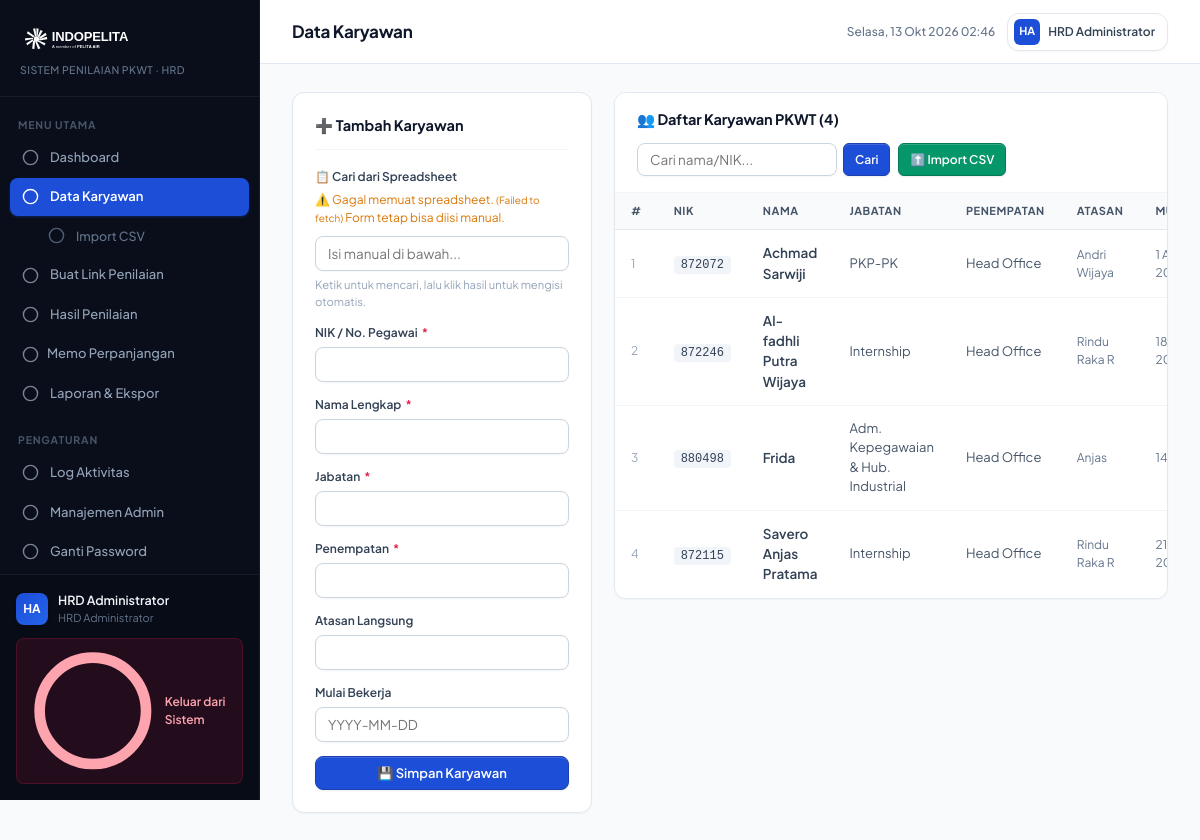
/admin/karyawan.php (signed in), run on the app's committed database.
### tables this page shows
CREATE TABLE `karyawan` (
  `id` int(11) NOT NULL AUTO_INCREMENT,
  `nik` varchar(20) NOT NULL,
  `nama` varchar(100) NOT NULL,
  `jabatan` varchar(100) NOT NULL,
  `penempatan` varchar(100) DEFAULT NULL,
  `atasan_langsung` varchar(100) DEFAULT NULL,
  `mulai_bekerja` date DEFAULT NULL,
  `is_active` tinyint(1) DEFAULT 1,
  `created_at` timestamp NOT NULL DEFAULT current_timestamp(),
  PRIMARY KEY (`id`),
  UNIQUE KEY `nik` (`nik`)
);

### config.php (called while the page is built, shortened)
<?php
function e(string $s): string {
    return htmlspecialchars($s, ENT_QUOTES, 'UTF-8');
}
function formatTanggal(string $date): string {
    $bulan = ['','Januari','Februari','Maret','April','Mei','Juni',
              'Juli','Agustus','September','Oktober','November','Desember'];
    $d = explode('-', $date);
    return intval($d[2]) . ' ' . $bulan[intval($d[1])] . ' ' . $d[0];
}

### admin/karyawan.php (the view, shortened to what this page needs)
<?php
require_once __DIR__ . '/../config.php';
$db = db();
$search=trim($_GET['q']??''); $limit=15; $page=max(1,intval($_GET['page']??1)); $offset=($page-1)*$limit;
if($search){
    $like="%$search%";
    $cntStmt=$db->prepare("SELECT COUNT(*) c FROM karyawan k WHERE (k.nik LIKE ? OR k.nama LIKE ? OR k.jabatan LIKE ? OR k.penempatan LIKE ?)");
    $cntStmt->bind_param('ssss',$like,$like,$like,$like); $cntStmt->execute();
    $total=$cntStmt->get_result()->fetch_assoc()['c']; $cntStmt->close();
    $stmt=$db->prepare("SELECT k.*,(SELECT COUNT(*) FROM penilaian p WHERE p.karyawan_id=k.id) AS jml_penilaian FROM karyawan k WHERE (k.nik LIKE ? OR k.nama LIKE ? OR k.jabatan LIKE ? OR k.penempatan LIKE ?) ORDER BY k.nama LIMIT ? OFFSET ?");
    $stmt->bind_param('ssssii',$like,$like,$like,$like,$limit,$offset);
} else {
    $total=$db->query("SELECT COUNT(*) c FROM karyawan")->fetch_assoc()['c'];
    $stmt=$db->prepare("SELECT k.*,(SELECT COUNT(*) FROM penilaian p WHERE p.karyawan_id=k.id) AS jml_penilaian FROM karyawan k ORDER BY k.nama LIMIT ? OFFSET ?");
    $stmt->bind_param('ii',$limit,$offset);
}
$stmt->execute(); $karyawan=$stmt->get_result(); $stmt->close();
$pageTitle='Data Karyawan'; $activePage='karyawan';
require_once __DIR__ . '/../includes/admin_header.php';
?>
<div style="display:flex;gap:22px;align-items:flex-start;">
  <div class="form-card" style="width:300px;flex-shrink:0;">
    <div class="form-card-header">➕ Tambah Karyawan</div>
    <form method="POST">
      <div class="form-grid" style="gap:14px;">
        <div class="form-group" style="position:relative;">
          <label class="form-label">📋 Cari dari Spreadsheet</label>
          <div id="sheetLoadingInfo" style="font-size:12px;color:var(--gray-400);margin-bottom:4px;">⏳ Memuat data...</div>
          <input type="text" id="sheetSearch" class="form-control" placeholder="Ketik NIK atau nama..." autocomplete="off" disabled>
          <small style="color:var(--gray-400);">Ketik untuk mencari, lalu klik hasil untuk mengisi otomatis.</small>
        </div>
        <div class="form-group">
          <label class="form-label">NIK / No. Pegawai <span class="req">*</span></label>
          <input type="text" id="f_nik" name="nik" class="form-control" required>
        </div>
        <div class="form-group">
          <label class="form-label">Nama Lengkap <span class="req">*</span></label>
          <input type="text" id="f_nama" name="nama" class="form-control" required>
        </div>
        <div class="form-group">
          <label class="form-label">Jabatan <span class="req">*</span></label>
          <input type="text" id="f_jabatan" name="jabatan" class="form-control" required>
        </div>
        <div class="form-group">
          <label class="form-label">Penempatan <span class="req">*</span></label>
          <input type="text" id="f_penempatan" name="penempatan" class="form-control" required>
        </div>
        <div class="form-group">
          <label class="form-label">Atasan Langsung</label>
          <input type="text" id="f_atasan" name="atasan" class="form-control">
        </div>
        <div class="form-group">
          <label class="form-label">Mulai Bekerja</label>
          <input type="text" id="f_mulai" name="mulai_bekerja" class="form-control" placeholder="YYYY-MM-DD">
        </div>
        <button type="submit" class="btn btn-primary btn-block">💾 Simpan Karyawan</button>
      </div>
    </form>
  </div>
  <div style="flex:1;min-width:0;">
    <div class="card">
      <div class="card-header">
        <div class="card-title">👥 Daftar Karyawan PKWT (<?= $total ?>)</div>
        <div style="display:flex;gap:8px;flex-wrap:wrap;">
          <form method="GET" style="display:flex;gap:6px;">
            <input type="text" name="q" value="<?= e($search) ?>" placeholder="Cari nama/NIK..." class="form-control" style="width:200px;padding:7px 12px;">
            <button type="submit" class="btn btn-primary btn-sm">Cari</button>
          </form>
          <a href="import_karyawan.php" class="btn btn-success btn-sm">⬆️ Import CSV</a>
        </div>
      </div>
      <div class="tbl-wrap">
        <table class="tbl">
          <thead>
            <tr><th>#</th><th>NIK</th><th>Nama</th><th>Jabatan</th><th>Penempatan</th><th>Atasan</th><th>Mulai Kerja</th><th>Penilaian</th><th>Status</th><th>Aksi</th></tr>
          </thead>
          <tbody>
            <?php $no=$offset+1; while($r=$karyawan->fetch_assoc()): ?>
            <tr>
              <td style="color:var(--gray-400);font-size:12px"><?= $no++ ?></td>
              <td><code style="background:var(--gray-100);padding:2px 7px;border-radius:4px;font-size:12px"><?= e($r['nik']) ?></code></td>
              <td><div style="font-weight:600"><?= e($r['nama']) ?></div></td>
              <td style="color:var(--gray-600);font-size:13px"><?= e($r['jabatan']) ?></td>
              <td style="color:var(--gray-600);font-size:13px"><?= e($r['penempatan']??'-') ?></td>
              <td style="color:var(--gray-500);font-size:12px"><?= e($r['atasan_langsung']??'-') ?></td>
              <td style="font-size:12px;color:var(--gray-500)"><?= $r['mulai_bekerja']?formatTanggal($r['mulai_bekerja']):'-' ?></td>
            </tr>
            <?php endwhile; ?>
          </tbody>
        </table>
      </div>
    </div>
  </div>
</div>
<?php require_once __DIR__ . '/../includes/admin_footer.php'; ?>

### includes/admin_header.php (shortened to what this page needs)
<?php
$pageTitle  = $pageTitle  ?? 'Admin';
$activePage = $activePage ?? '';
$pageSubtitle = $pageSubtitle ?? '';
function icon(string $name, string $class = ''): string {
    $icons = [
        'dashboard' => '<path d="M3 9l9-7 9 7v11a2 2 0 01-2 2H5a2 2 0 01-2-2z"/><polyline points="9 22 9 12 15 12 15 22"/>',
        'users'     => '<path d="M17 21v-2a4 4 0 00-4-4H5a4 4 0 00-4 4v2"/><circle cx="9" cy="7" r="4"/><path d="M23 21v-2a4 4 0 00-3-3.87"/><path d="M16 3.13a4 4 0 010 7.75"/>',
        'upload'    => '<polyline points="16 16 12 12 8 16"/><line x1="12" y1="12" x2="12" y2="21"/><path d="M20.39 18.39A5 5 0 0018 9h-1.26A8 8 0 103 16.3"/>',
        'link'      => '<path d="M10 13a5 5 0 007.54.54l3-3a5 5 0 00-7.07-7.07l-1.72 1.71"/><path d="M14 11a5 5 0 00-7.54-.54l-3 3a5 5 0 007.07 7.07l1.71-1.71"/>',
        'clipboard' => '<path d="M16 4h2a2 2 0 012 2v14a2 2 0 01-2 2H6a2 2 0 01-2-2V6a2 2 0 012-2h2"/><rect x="8" y="2" width="8" height="4" rx="1" ry="1"/>',
        'file-text' => '<path d="M14 2H6a2 2 0 00-2 2v16a2 2 0 002 2h12a2 2 0 002-2V8z"/><polyline points="14 2 14 8 20 8"/><line x1="16" y1="13" x2="8" y2="13"/><line x1="16" y1="17" x2="8" y2="17"/><polyline points="10 9 9 9 8 9"/>',
        'bar-chart' => '<line x1="18" y1="20" x2="18" y2="10"/><line x1="12" y1="20" x2="12" y2="4"/><line x1="6" y1="20" x2="6" y2="14"/>',
        'search'    => '<circle cx="11" cy="11" r="8"/><line x1="21" y1="21" x2="16.65" y2="16.65"/>',
        'user-cog'  => '<path d="M20 21v-2a4 4 0 00-4-4H8a4 4 0 00-4 4v2"/><circle cx="12" cy="7" r="4"/><circle cx="20" cy="6" r="2"/><path d="M22 6h-4"/>',
        'key'       => '<path d="M21 2l-2 2m-7.61 7.61a5.5 5.5 0 11-7.778 7.778 5.5 5.5 0 017.777-7.777zm0 0L15.5 7.5m0 0l3 3L22 7l-3-3m-3.5 3.5L19 4"/>',
        'activity'  => '<polyline points="22 12 18 12 15 21 9 3 6 12 2 12"/>',
        'logout'    => '<path d="M9 21H5a2 2 0 01-2-2V5a2 2 0 012-2h4"/><polyline points="16 17 21 12 16 7"/><line x1="21" y1="12" x2="9" y2="12"/>',
        'chevron'   => '<polyline points="9 18 15 12 9 6"/>',
        'bell'      => '<path d="M18 8A6 6 0 006 8c0 7-3 9-3 9h18s-3-2-3-9"/><path d="M13.73 21a2 2 0 01-3.46 0"/>',
        'edit'      => '<path d="M11 4H4a2 2 0 00-2 2v14a2 2 0 002 2h14a2 2 0 002-2v-7"/><path d="M18.5 2.5a2.121 2.121 0 013 3L12 15l-4 1 1-4 9.5-9.5z"/>',
        'trash'     => '<polyline points="3 6 5 6 21 6"/><path d="M19 6l-1 14a2 2 0 01-2 2H8a2 2 0 01-2-2L5 6"/><path d="M10 11v6"/><path d="M14 11v6"/><path d="M9 6V4h6v2"/>',
    ];
    $d = $icons[$name] ?? '<circle cx="12" cy="12" r="10"/>';
    $cls = $class ?: 'nav-icon';
    return "<svg class=\"{$cls}\" viewBox=\"0 0 24 24\" fill=\"none\" stroke=\"currentColor\" stroke-width=\"2\" stroke-linecap=\"round\" stroke-linejoin=\"round\">{$d}</svg>";
}
$initials = strtoupper(substr(str_word_count($_SESSION['admin_nama'] ?? 'A', 1)[0] ?? 'A', 0, 1)
    . (str_word_count($_SESSION['admin_nama'] ?? '', 1)[1][0] ?? ''));
?>
<!DOCTYPE html>
<html lang="id">
<head>
<link rel="stylesheet" href="<?= APP_URL ?>/assets/css/app.css">
</head>
<body>
<aside class="sidebar">
  <div class="sidebar-brand">
    <img src="<?= APP_URL ?>/assets/img/logo.svg" alt="Indopelita">
    <div class="brand-sub">Sistem Penilaian PKWT · HRD</div>
  </div>
  <div class="sidebar-section">Menu Utama</div>
  <nav class="sidebar-nav">
    <a href="<?= APP_URL ?>/admin/dashboard.php" class="<?= $activePage==='dashboard'?'active':'' ?>">
      <?= icon('dashboard') ?> Dashboard
    </a>
    <a href="<?= APP_URL ?>/admin/karyawan.php" class="<?= $activePage==='karyawan'?'active':'' ?>">
      <?= icon('users') ?> Data Karyawan
    </a>
    <a href="<?= APP_URL ?>/admin/import_karyawan.php" class="sub-link <?= $activePage==='import'?'active':'' ?>">
      <?= icon('upload') ?> Import CSV
    </a>
    <a href="<?= APP_URL ?>/admin/token.php" class="<?= $activePage==='token'?'active':'' ?>">
      <?= icon('link') ?> Buat Link Penilaian
    </a>
    <a href="<?= APP_URL ?>/admin/penilaian.php" class="<?= $activePage==='penilaian'?'active':'' ?>">
      <?= icon('clipboard') ?> Hasil Penilaian
    </a>
    <a href="<?= APP_URL ?>/admin/memo.php" class="<?= $activePage==='memo'?'active':'' ?>" style="display:flex;align-items:center;justify-content:space-between;">
      <span style="display:flex;align-items:center;gap:8px;"><?= icon('file-text') ?> Memo Perpanjangan</span>
    </a>
    <a href="<?= APP_URL ?>/admin/laporan.php" class="<?= $activePage==='laporan'?'active':'' ?>">
      <?= icon('bar-chart') ?> Laporan & Ekspor
    </a>
  </nav>
  <div class="sidebar-section">Pengaturan</div>
  <nav class="sidebar-nav">
    <a href="<?= APP_URL ?>/admin/audit.php" class="<?= $activePage==='audit'?'active':'' ?>">
      <?= icon('activity') ?> Log Aktivitas
    </a>
    <a href="<?= APP_URL ?>/admin/admin_mgmt.php" class="<?= $activePage==='admin_mgmt'?'active':'' ?>">
      <?= icon('user-cog') ?> Manajemen Admin
    </a>
    <a href="<?= APP_URL ?>/admin/password.php" class="<?= $activePage==='password'?'active':'' ?>">
      <?= icon('key') ?> Ganti Password
    </a>
  </nav>
  <div class="sidebar-footer">
    <div class="admin-info">
      <div class="avatar"><?= e($initials) ?></div>
      <div>
        <div class="admin-name"><?= e($_SESSION['admin_nama'] ?? 'Admin') ?></div>
        <div class="admin-role">HRD Administrator</div>
      </div>
    </div>
    <a href="<?= APP_URL ?>/admin/logout.php" class="logout-btn">
      <?= icon('logout', 'nav-icon') ?> Keluar dari Sistem
    </a>
  </div>
</aside>
<div class="main">
  <header class="topbar">
    <div class="topbar-left">
      <?php if($pageSubtitle): ?>
      <div>
        <div class="page-title"><?= e($pageTitle) ?></div>
        <div class="breadcrumb">
          <a href="<?= APP_URL ?>/admin/dashboard.php">Dashboard</a>
          <span class="sep">›</span>
          <span><?= e($pageTitle) ?></span>
        </div>
      </div>
      <?php else: ?>
      <div class="page-title"><?= e($pageTitle) ?></div>
      <?php endif; ?>
    </div>
    <div class="topbar-right">
      <div class="topbar-date" id="topbar-clock"></div>
      <div class="topbar-badge">
        <div class="av"><?= e($initials) ?></div>
        <?= e($_SESSION['admin_nama'] ?? 'Admin') ?>
      </div>
    </div>
  </header>
  <main class="content">

### includes/admin_footer.php (shortened to what this page needs)
  </main>
</div>
</body>
</html>

### includes/admin_header.php (style rules this page uses)
.topbar-date { display: none; }
@media (min-width:1100px) { .topbar-date { display:block; } }

### data on the page
karyawan: nik "872072", nama "Achmad Sarwiji", jabatan "PKP-PK", penempatan "Head Office", atasan_langsung "Andri Wijaya", mulai_bekerja "1…"
karyawan: nik "872246", nama "Al-fadhli Putra Wijaya", jabatan "Internship", penempatan "Head Office", atasan_langsung "Rindu Raka R", mulai_bekerja "18…"
karyawan: nik "880498", nama "Frida", jabatan "Adm. Kepegawaian & Hub. Industrial", penempatan "Head Office", atasan_langsung "Anjas", mulai_bekerja "14…"
karyawan: nik "872115", nama "Savero Anjas Pratama", jabatan "Internship", penempatan "Head Office", atasan_langsung "Rindu Raka R", mulai_bekerja "21…"

### other printed values
$initials "HA"
$_SESSION['admin_nama'] "HRD Administrator"
$pageTitle "Data Karyawan"
$total "4"
